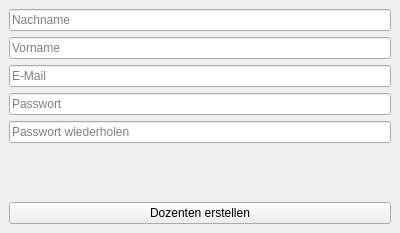
<?xml version="1.0" encoding="UTF-8"?>
<ui version="4.0">
 <class>CreateDozentDock</class>
 <widget class="QDockWidget" name="CreateDozentDock">
  <property name="geometry">
   <rect>
    <x>0</x>
    <y>0</y>
    <width>400</width>
    <height>233</height>
   </rect>
  </property>
  <property name="windowTitle">
   <string>Dozenten erstellen</string>
  </property>
  <widget class="QWidget" name="dockWidgetContents">
   <layout class="QVBoxLayout" name="verticalLayout">
    <item>
     <widget class="QLineEdit" name="nachname_lineEdit">
      <property name="placeholderText">
       <string>Nachname</string>
      </property>
     </widget>
    </item>
    <item>
     <widget class="QLineEdit" name="vorname_lineEdit">
      <property name="placeholderText">
       <string>Vorname</string>
      </property>
     </widget>
    </item>
    <item>
     <widget class="QLineEdit" name="email_lineEdit">
      <property name="placeholderText">
       <string>E-Mail</string>
      </property>
     </widget>
    </item>
    <item>
     <widget class="QLineEdit" name="passwort_lineEdit">
      <property name="placeholderText">
       <string>Passwort</string>
      </property>
     </widget>
    </item>
    <item>
     <widget class="QLineEdit" name="passwort_wiederholt_lineEdit">
      <property name="placeholderText">
       <string>Passwort wiederholen</string>
      </property>
     </widget>
    </item>
    <item>
     <widget class="QLabel" name="error_label">
      <property name="text">
       <string/>
      </property>
     </widget>
    </item>
    <item>
     <widget class="QPushButton" name="erstellen_pushButton">
      <property name="text">
       <string>Dozenten erstellen</string>
      </property>
     </widget>
    </item>
   </layout>
  </widget>
 </widget>
 <resources/>
 <connections/>
</ui>
